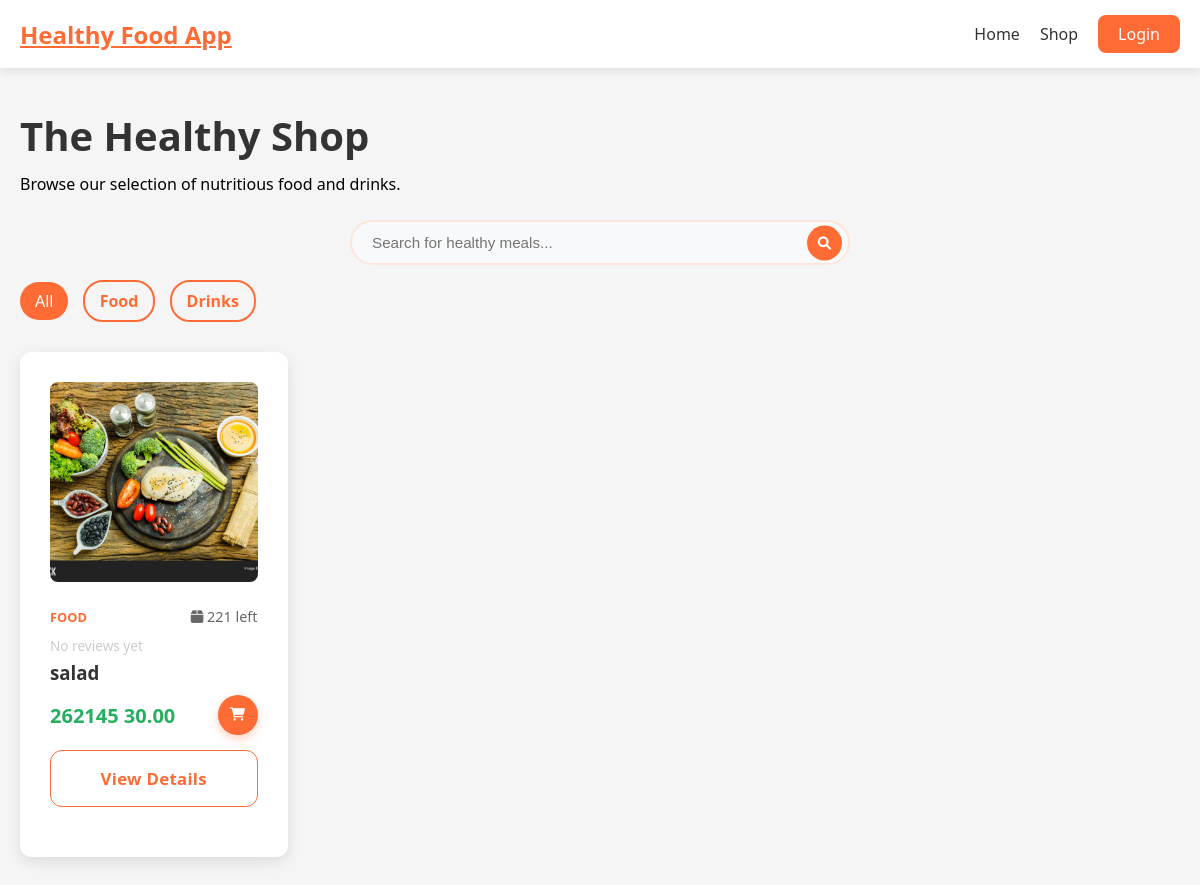
Before: /shop.php with the older database file.
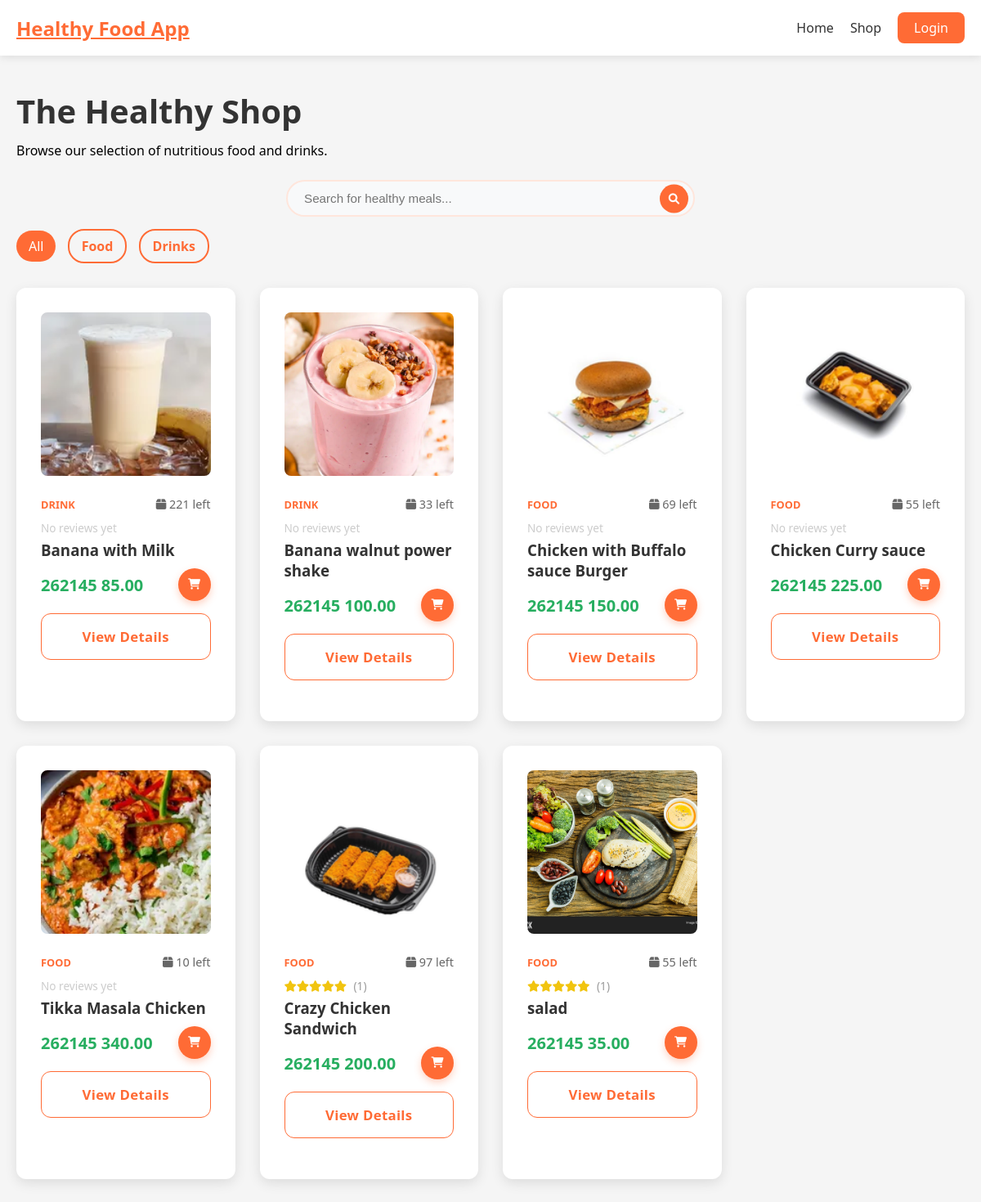
After: the same page with the newer database file.
### tables this page shows
CREATE TABLE `products` (
  `id` int(11) NOT NULL,
  `name` varchar(150) NOT NULL,
  `description` text DEFAULT NULL,
  `price` decimal(10,2) NOT NULL,
  `stock` int(11) NOT NULL DEFAULT 0,
  `image_path` varchar(255) DEFAULT NULL,
  `type` enum('food','drink') NOT NULL,
  `status` enum('active','archived') NOT NULL DEFAULT 'active',
  `created_at` datetime DEFAULT current_timestamp()
);

### config.php (called while the page is built, shortened)
<?php
function getImageUrl($url)
{
    return $url;
}
function isLoggedIn(): bool
{
    return isset($_SESSION['user_id']);
}
?>

### shop.php (the view, shortened to what this page needs)
<?php
require_once __DIR__ . '/init.php';
$type = $_GET['type'] ?? '';
$search = isset($_GET['search']) ? trim($_GET['search']) : '';
$query = "SELECT p.*, AVG(r.rating) as avg_rating, COUNT(r.id) as review_count
          FROM products p
          LEFT JOIN reviews r ON p.id = r.product_id
          WHERE p.status = 'active'";
$query .= " GROUP BY p.id ORDER BY p.created_at DESC";
$result = $conn->query($query);
include __DIR__ . '/header.php';
?>
<div class="dashboard-container">
    <div class="dashboard-header">
        <h1>The Healthy Shop</h1>
        <p>Browse our selection of nutritious food and drinks.</p>
        <div style="max-width: 500px; margin: 25px auto 0; position: relative;">
            <form action="shop.php" method="GET">
                <input type="text" name="search" placeholder="Search for healthy meals..."
                    value="<?php echo htmlspecialchars($search); ?>"
                    style="width: 100%; padding: 12px 50px 12px 20px; border-radius: 25px; border: 2px solid #ffe6dc; font-size: 0.95rem; outline: none; transition: border-color 0.2s;">
                <button type="submit"
                    style="position: absolute; right: 8px; top: 50%; transform: translateY(-50%); background: #ff6b35; color: white; border: none; width: 35px; height: 35px; border-radius: 50%; cursor: pointer;">
                    <i class="fas fa-search"></i>
                </button>
            </form>
        </div>
        <div style="margin-top: 25px;">
            <a href="shop.php<?php echo $search ? '?search=' . urlencode($search) : ''; ?>"
                class="<?php echo !$type ? 'btn-login' : 'btn-secondary'; ?>"
                style="padding: 8px 15px; text-decoration: none; margin-right: 10px; border-radius: 20px; border-color: #ff6b35; <?php echo !$type ? '' : 'color: #ff6b35;'; ?>">All</a>
            <a href="shop.php?type=food<?php echo $search ? '&search=' . urlencode($search) : ''; ?>"
                class="<?php echo $type === 'food' ? 'btn-login' : 'btn-secondary'; ?>"
                style="padding: 8px 15px; text-decoration: none; margin-right: 10px; border-radius: 20px; border-color: #ff6b35; <?php echo $type === 'food' ? '' : 'color: #ff6b35;'; ?>">Food</a>
            <a href="shop.php?type=drink<?php echo $search ? '&search=' . urlencode($search) : ''; ?>"
                class="<?php echo $type === 'drink' ? 'btn-login' : 'btn-secondary'; ?>"
                style="padding: 8px 15px; text-decoration: none; border-radius: 20px; border-color: #ff6b35; <?php echo $type === 'drink' ? '' : 'color: #ff6b35;'; ?>">Drinks</a>
        </div>
    </div>
    <div class="features-grid">
        <?php if ($result->num_rows > 0): ?>
            <?php while ($product = $result->fetch_assoc()): ?>
                <div class="feature-card" style="text-align: left;">
                    <img src="<?php echo getImageUrl($product['image_path']) ?: 'assets/images/placeholder-300x300.png'; ?>"
                        alt="<?php echo htmlspecialchars($product['name']); ?>"
                        style="width: 100%; height: 200px; object-fit: cover; border-radius: 8px; margin-bottom: 20px;">
                    <div style="display: flex; justify-content: space-between; align-items: center;">
                        <span style="font-size: 0.8rem; text-transform: uppercase; color: #ff6b35; font-weight: 700;">
                            <?php echo $product['type']; ?>
                        </span>
                        <span style="font-size: 0.9rem; color: #666;"><i class="fas fa-box"></i>
                            <?php echo $product['stock']; ?> left
                        </span>
                    </div>
                    <div style="margin: 10px 0 5px 0; color: #f1c40f; font-size: 0.85rem;">
                        <?php if ($product['review_count'] > 0): ?>
                            <?php
                            $rating = round($product['avg_rating']);
                            for ($i = 1; $i <= 5; $i++) {
                                echo $i <= $rating ? '<i class="fas fa-star"></i>' : '<i class="far fa-star"></i>';
                            }
                            ?>
                            <span style="color: #999; margin-left: 5px;">(<?php echo $product['review_count']; ?>)</span>
                        <?php else: ?>
                            <span style="color: #ccc;">No reviews yet</span>
                        <?php endif; ?>
                    </div>
                    <h3 style="margin: 5px 0 10px 0;">
                        <?php echo htmlspecialchars($product['name']); ?>
                    </h3>
                    <div style="display: flex; justify-content: space-between; align-items: center; margin-top: 10px;">
                        <div style="font-weight: 700; color: #27ae60; font-size: 1.25rem;">
                            <?php echo CURRENCY_SYMBOL; ?>         <?php echo number_format($product['price'], 2); ?>
                        </div>
                        <form action="actions/cart_action.php" method="POST" style="margin: 0;">
                            <button type="submit" class="quick-add-btn" title="Add to Cart"
                                style="background: #ff6b35; color: white; border: none; width: 40px; height: 40px; border-radius: 50%; cursor: pointer; display: flex; align-items: center; justify-content: center; transition: all 0.2s; box-shadow: 0 4px 10px rgba(255, 107, 53, 0.3);">
                                <i class="fas fa-shopping-cart"></i>
                            </button>
                        </form>
                    </div>
                    <a href="product.php?id=<?php echo $product['id']; ?>" class="login-btn"
                        style="display: block; text-align: center; margin-top: 15px; text-decoration: none; background: transparent; color: #ff6b35; border: 1px solid #ff6b35;">View
                        Details</a>
                </div>
            <?php endwhile; ?>
        <?php else: ?>
            <p style="text-align: center; grid-column: 1/-1;">No products found matching your criteria.</p>
        <?php endif; ?>
    </div>
</div>
</main>
</body>
</html>

### header.php (shortened to what this page needs)
<?php require_once __DIR__ . '/init.php'; ?>
<!DOCTYPE html>
<html lang="en">
<head>
    <link rel="stylesheet" href="/app/assets/css/styles.css">
    <link rel="stylesheet" href="https://cdnjs.cloudflare.com/ajax/libs/font-awesome/6.0.0/css/all.min.css">
</head>
<body>
    <nav class="navbar">
        <div class="nav-container">
            <a href="/app/index1.php" class="logo">
                <?php echo SITE_NAME; ?>
            </a>
            <div class="nav-links">
                <a href="/app/index1.php">Home</a>
                <a href="/app/shop.php">Shop</a>
                <?php if (isLoggedIn()): ?>
                    <a href="/app/cart.php" class="cart-link">
                        <i class="fas fa-shopping-cart"></i>
                        <span class="cart-count">
                            <?php echo getCartCount($conn); ?>
                        </span>
                    </a>
                    <a href="/app/profile.php">Profile</a>
                    <a href="/app/recommendations.php">Recommendations</a>
                    <a href="/app/chat.php">Chatbot</a>
                    <?php if (isAdmin()): ?>
                        <a href="/app/admin/AdminPanel.php" class="btn-admin">Admin</a>
                    <?php endif; ?>
                    <a href="/app/logout.php">Logout</a>
                <?php else: ?>
                    <a href="/app/login.php" class="btn-login">Login</a>
                <?php endif; ?>
            </div>
        </div>
    </nav>
    <main class="main-content">

### assets/css/styles.css (style rules this page uses)
* { margin: 0; padding: 0; box-sizing: border-box; }
body { font-family: 'Segoe UI', Tahoma, Geneva, Verdana, sans-serif; margin: 0; padding: 0; min-height: 100vh; background: #f5f5f5; }
input[type="text"], input[type="email"], input[type="password"], input[type="tel"] { width: 100%; padding: 14px 18px; border: 2px solid #e1e5e9; border-radius: 12px; font-size: 1rem; transition: all 0.3s ease; background: #f8f9fa; position: relative; }
.login-btn, .register-btn { width: 100%; padding: 16px; background: linear-gradient(135deg, #ff6b35 0%, #f7931e 100%); color: white; border: none; border-radius: 12px; font-size: 1.05rem; font-weight: 600; cursor: pointer; transition: all 0.3s ease; margin-bottom: 20px; position: relative; overflow: hidden; letter-spacing: 0.3px; }
.navbar { background: white; box-shadow: 0 2px 10px rgba(0, 0, 0, 0.1); padding: 15px 0; position: sticky; top: 0; z-index: 1000; }
.nav-container { max-width: 1200px; margin: 0 auto; padding: 0 20px; display: flex; justify-content: space-between; align-items: center; }
.logo { font-size: 1.5rem; font-weight: 700; color: #ff6b35; }
.nav-links { display: flex; gap: 20px; align-items: center; }
.nav-links a { text-decoration: none; color: #333; font-weight: 500; transition: color 0.3s; }
.btn-login { background: #ff6b35; color: white !important; padding: 8px 20px; border-radius: 8px; }
.btn-primary, .btn-secondary { padding: 15px 30px; border-radius: 8px; text-decoration: none; font-weight: 600; transition: all 0.3s; }
.btn-secondary { background: transparent; color: white; border: 2px solid white; }
.features-grid { display: grid; grid-template-columns: repeat(auto-fill, minmax(250px, 1fr)); gap: 30px; }
.feature-card { background: white; padding: 30px; border-radius: 12px; text-align: center; box-shadow: 0 5px 15px rgba(0, 0, 0, 0.1); transition: transform 0.3s; }
.feature-card h3 { color: #333; margin-bottom: 15px; }
:root { --primary-glow: radial-gradient(rgba(255, 107, 53, 0.4), rgba(255, 107, 53, 0)); --secondary-glow: linear-gradient(to bottom right, rgba(255, 255, 255, 0), rgba(255, 255, 255, 0), rgba(255, 107, 53, 0.3)); }
.dashboard-container { max-width: 1200px; margin: 40px auto; padding: 0 20px; }
.dashboard-header { margin-bottom: 40px; }
.dashboard-header h1 { font-size: 2.5rem; color: #333; margin-bottom: 10px; }

Changed rows visible on the page:
added products: image_path (picture), type "DRINK", stock "221", shows "No reviews yet", name "Banana with Milk", price "85.00"
added products: image_path (picture), type "DRINK", stock "33", shows "No reviews yet", name "Banana walnut power shake", price "100.00"
added products: image_path (picture), type "FOOD", stock "69", shows "No reviews yet", name "Chicken with Buffalo sauce Burger", price "150.00"
added products: image_path (picture), type "FOOD", stock "55", shows "No reviews yet", name "Chicken Curry sauce", price "225.00"
added products: image_path (picture), type "FOOD", stock "10", shows "No reviews yet", name "Tikka Masala Chicken", price "340.00"
added products: image_path (picture), type "FOOD", stock "97", review_count "1", name "Crazy Chicken Sandwich", price "200.00"
changed products "salad": stock "221" → "55"; review_count (not shown) → "1"; price "30.00" → "35.00"; text "No reviews yet" → "( )"
